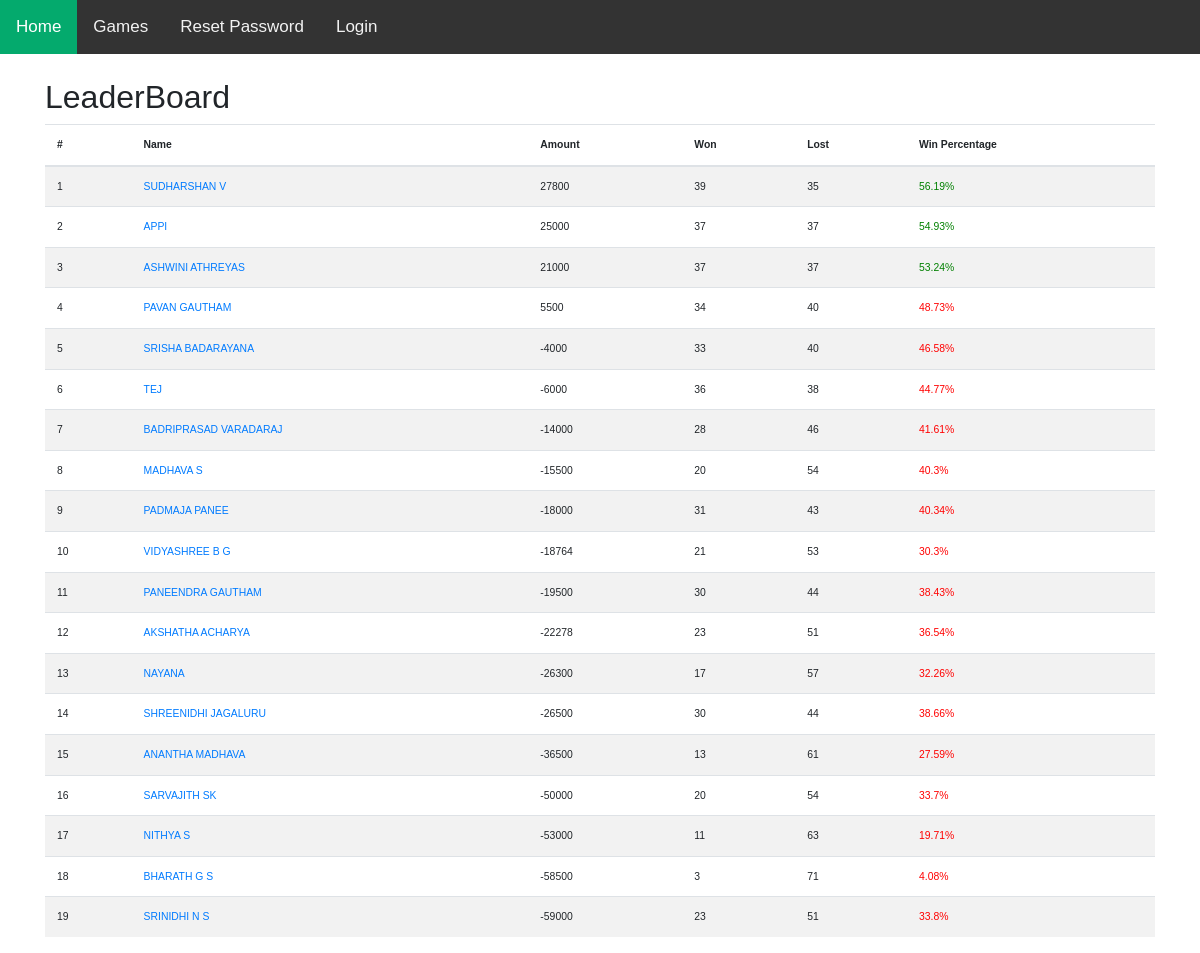
The page / on the database its author committed.
### bid/models.py (models this page shows, shortened)
class UserProfile(models.Model):
    user = models.OneToOneField(User, on_delete=models.CASCADE)
    amount = models.IntegerField(default=10000)
    @property
    def win_percentage(self):
        game_results = self.results_user.all()
        amount = 0
        total = 0
        for result in game_results:
            if result.completed:
                if result.bid_amount > 0:
                    if result.won:
                        amount += result.bid_amount
                    total += result.bid_amount
                else:
                    total += 1000
        if total == 0:
            return 0
        return round((amount / total) * 100, 2)
    @property
    def stats(self):
        game_results = self.results_user.all()
        wins = 0
        lost = 0
        for result in game_results:
            if result.completed:
                if result.won:
                    wins += 1
                else:
                    lost += 1
        return (wins, lost)

class Game_Result(models.Model):
    user = models.ForeignKey(UserProfile, on_delete=models.CASCADE, related_name="results_user")
    game = models.ForeignKey(Game, on_delete=models.CASCADE, related_name="results_game")
    bid_amount = models.IntegerField()
    won = models.BooleanField(default=False)
    team = models.CharField(max_length=200, null=True, blank=True, choices=choices)
    completed = models.BooleanField(default=False)
    did_not_bid = models.BooleanField(default=False)
    class Meta:
        unique_together = ('user', 'game',)

### iplBid/views.py (the view)
# urls.py: path('', HomePageView.as_view(), name='home'),
class HomePageView(View):
    template_name = 'home.html'
    def get(self, request):
        users = UserProfile.objects.all()
        users_array = []
        for user in users:
            users_array.append(user)
        users_array.sort(key=lambda x: x.amount, reverse=True)
        return render(request, self.template_name, {'users': users_array})

### templates/home.html
{% extends "base.html" %}
{% block content %}
    <h2>LeaderBoard</h2>
    <table class="table table-striped contents" style="font-size:65%;text-align:left;overflow: scroll;">
        <thead>
        <tr>
            <th scope="col">#</th>
            <th scope="col">Name</th>
            <th scope="col">Amount</th>
            <th scope="col">Won</th>
            <th scope="col">Lost</th>
            <th scope="col">Win Percentage</th>
        </tr>
        </thead>
        <tbody>
        {% for current_user in users %}
            <tr {% if current_user.user.pk == user.pk %}style="background:rgb(237, 209, 237)"{% endif %}>
                <td>{{ forloop.counter }}</td>
                <td><a href="{% url 'bid:user' current_user.pk %}">{{ current_user.user.first_name.upper }} {{ current_user.user.last_name.upper }}</a></td>
                <td>{{ current_user.amount }}</td>
                <td>{{ current_user.stats.0 }}</td>
                <td>{{ current_user.stats.1 }}</td>
                <td {% if current_user.win_percentage < 50 %} style="color:red" {% else %} style="color:green" {% endif %}>{{ current_user.win_percentage }}%</td>
            </tr>
        {% endfor %}
        </tbody>
    </table>
{% endblock %}

### templates/base.html (style rules this page uses)
body { font-family: Arial, Helvetica, sans-serif; }
* { box-sizing: border-box; }

### rows shown on the page
UserProfile: user.first_name "SUDHARSHAN", user.last_name "V", amount "27800", stats.0 "39", stats.1 "35", win_percentage "56.19"
UserProfile: user.first_name "APPI", amount "25000", stats.0 "37", stats.1 "37", win_percentage "54.93"
UserProfile: user.first_name "ASHWINI", user.last_name "ATHREYAS", amount "21000", stats.0 "37", stats.1 "37", win_percentage "53.24"
UserProfile: user.first_name "PAVAN", user.last_name "GAUTHAM", amount "5500", stats.0 "34", stats.1 "40", win_percentage "48.73"
UserProfile: user.first_name "SRISHA", user.last_name "BADARAYANA", amount "-4000", stats.0 "33", stats.1 "40", win_percentage "46.58"
UserProfile: user.first_name "TEJ", amount "-6000", stats.0 "36", stats.1 "38", win_percentage "44.77"
UserProfile: user.first_name "BADRIPRASAD", user.last_name "VARADARAJ", amount "-14000", stats.0 "28", stats.1 "46", win_percentage "41.61"
UserProfile: user.first_name "MADHAVA", user.last_name "S", amount "-15500", stats.0 "20", stats.1 "54", win_percentage "40.3"
UserProfile: user.first_name "PADMAJA", user.last_name "PANEE", amount "-18000", stats.0 "31", stats.1 "43", win_percentage "40.34"
UserProfile: user.first_name "VIDYASHREE", user.last_name "B G", amount "-18764", stats.0 "21", stats.1 "53", win_percentage "30.3"
UserProfile: user.first_name "PANEENDRA", user.last_name "GAUTHAM", amount "-19500", stats.0 "30", stats.1 "44", win_percentage "38.43"
UserProfile: user.first_name "AKSHATHA", user.last_name "ACHARYA", amount "-22278", stats.0 "23", stats.1 "51", win_percentage "36.54"
UserProfile: user.first_name "NAYANA", amount "-26300", stats.0 "17", stats.1 "57", win_percentage "32.26"
UserProfile: user.first_name "SHREENIDHI", user.last_name "JAGALURU", amount "-26500", stats.0 "30", stats.1 "44", win_percentage "38.66"
UserProfile: user.first_name "ANANTHA", user.last_name "MADHAVA", amount "-36500", stats.0 "13", stats.1 "61", win_percentage "27.59"
UserProfile: user.first_name "SARVAJITH", user.last_name "SK", amount "-50000", stats.0 "20", stats.1 "54", win_percentage "33.7"
UserProfile: user.first_name "NITHYA", user.last_name "S", amount "-53000", stats.0 "11", stats.1 "63", win_percentage "19.71"
UserProfile: user.first_name "BHARATH", user.last_name "G S", amount "-58500", stats.0 "3", stats.1 "71", win_percentage "4.08"
UserProfile: user.first_name "SRINIDHI", user.last_name "N S", amount "-59000", stats.0 "23", stats.1 "51", win_percentage "33.8"
